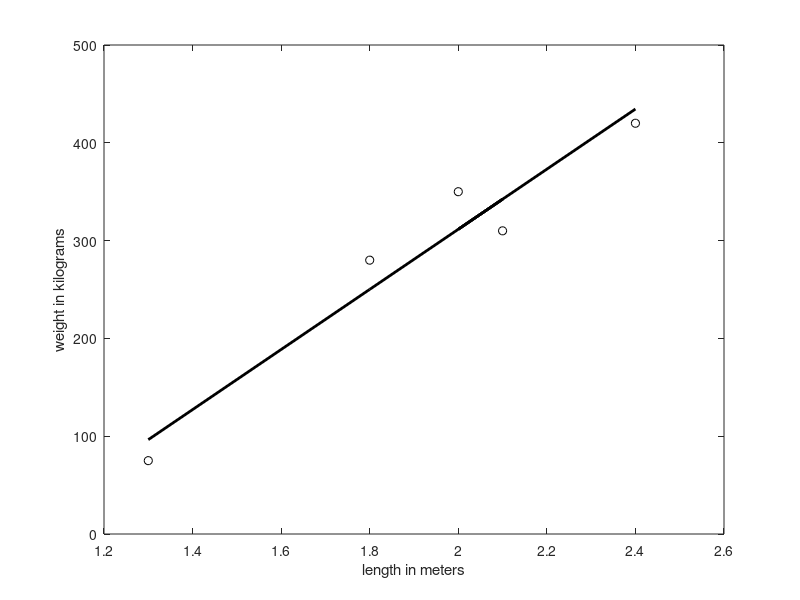

Write the MATLAB code that produced this figure.
% SimpleLinearModel.m
% This m-file constains a simple example of linear regression

% Measured weights of lions
b = [420,350,310,280,75]';
% Measured lengths of lions.
ell = [2.4,2.0,2.1,1.8,1.3]';
% Create the design matrix A
A = [ones(size(ell)),ell];
% Create augmented matrix [A|b] and compute its LU factorization. Note that
% U has three pivots, hence there is NO solution to Ax=b since x is 2x1.
[L,U]=lu([A,b])
% Finally, compute the least squares solution and plot the best fit line
% together with the data.
xhat = A\b;   % this computes the least squares solution
figure(1)
plot(ell,b,'ok',ell,xhat(1)+xhat(2)*ell,'-k','LineWidth',2)
xlabel('length in meters'), ylabel('weight in kilograms')
